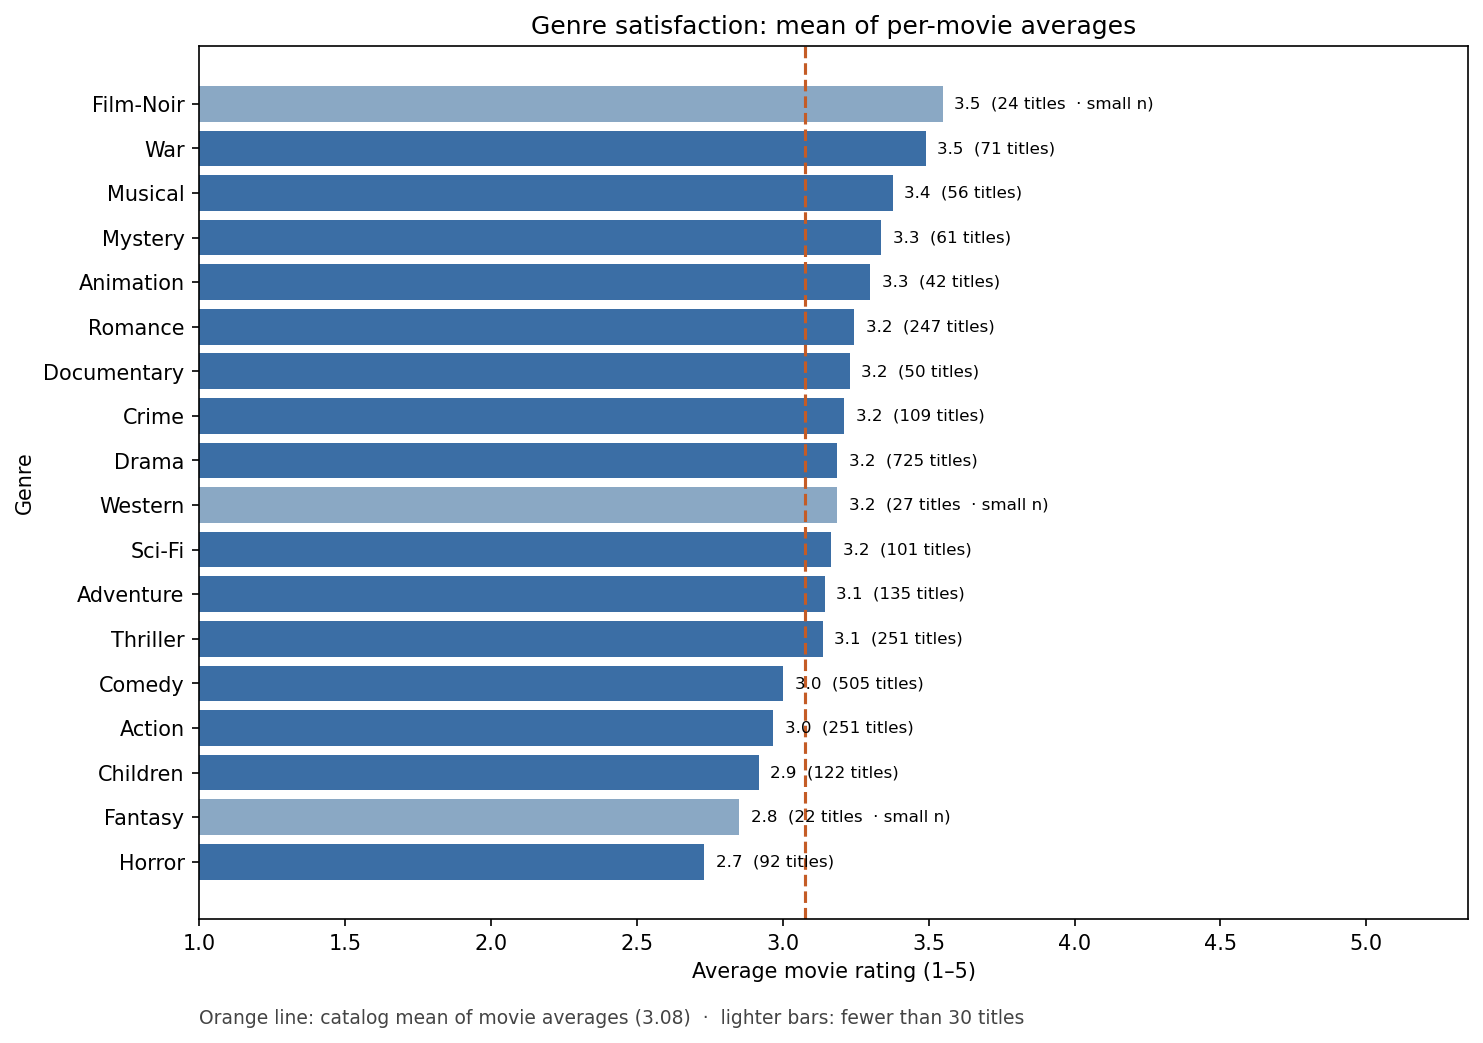

Python code for this plot:
import json
from pathlib import Path

import matplotlib.pyplot as plt
import pandas as pd

from movies import DATA_PATH, explode_genres

CHART_PATH = Path(__file__).resolve().parent / "genre_satisfaction.png"
JSON_PATH = Path(__file__).resolve().parent / "genre_satisfaction.json"
SMALL_N_THRESHOLD = 30
RATING_SCALE = [1, 5]


def movie_level_stats(ratings: pd.DataFrame) -> pd.DataFrame:
    return (
        ratings.groupby("movie_id", as_index=False)
        .agg(
            avg_rating=("rating", "mean"),
            n_ratings=("rating", "size"),
            genres=("genres", "first"),
        )
    )


def genre_satisfaction(
    ratings: pd.DataFrame, small_n_threshold: int = SMALL_N_THRESHOLD
) -> tuple[pd.DataFrame, float]:
    movies = movie_level_stats(ratings)
    overall_movie_mean = float(movies["avg_rating"].mean())
    exploded = explode_genres(movies)

    by_genre = (
        exploded.groupby("genre", as_index=False)
        .agg(
            avg_rating=("avg_rating", "mean"),
            n_movies=("movie_id", "nunique"),
            n_ratings=("n_ratings", "sum"),
        )
        .sort_values("avg_rating", ascending=False, kind="mergesort")
        .reset_index(drop=True)
    )
    by_genre["delta_vs_overall"] = by_genre["avg_rating"] - overall_movie_mean
    by_genre["small_n"] = by_genre["n_movies"] < small_n_threshold
    return by_genre, overall_movie_mean


def satisfaction_payload(
    by_genre: pd.DataFrame, overall_movie_mean: float, small_n_threshold: int = SMALL_N_THRESHOLD
) -> dict:
    genres = []
    for row in by_genre.itertuples(index=False):
        genres.append(
            {
                "genre": row.genre,
                "avg_rating": round(float(row.avg_rating), 2),
                "n_movies": int(row.n_movies),
                "n_ratings": int(row.n_ratings),
                "delta_vs_overall": round(float(row.delta_vs_overall), 2),
                "small_n": bool(row.small_n),
            }
        )
    return {
        "overall_movie_mean": round(overall_movie_mean, 2),
        "rating_scale": RATING_SCALE,
        "method": "mean of per-movie means; hybrids exploded",
        "small_n_threshold": small_n_threshold,
        "genres": genres,
    }


def plot_genre_satisfaction(by_genre: pd.DataFrame, overall_movie_mean: float) -> None:
    plot_df = by_genre.sort_values("avg_rating", ascending=True, kind="mergesort")
    colors = ["#8aa8c4" if small else "#3b6ea5" for small in plot_df["small_n"]]
    fig, ax = plt.subplots(figsize=(10, 7))
    ax.barh(plot_df["genre"], plot_df["avg_rating"], color=colors)
    ax.axvline(overall_movie_mean, color="#c45c26", linestyle="--", linewidth=1.5)
    ax.set_xlabel("Average movie rating (1–5)")
    ax.set_ylabel("Genre")
    ax.set_title("Genre satisfaction: mean of per-movie averages")
    ax.set_xlim(1, 5.35)
    for y, avg, n, small in zip(
        range(len(plot_df)), plot_df["avg_rating"], plot_df["n_movies"], plot_df["small_n"]
    ):
        note = "  | small n" if small else ""
        ax.text(avg + 0.04, y, f"{avg:.1f}  ({n} titles{note})", va="center", fontsize=8)
    ax.annotate(
        f"Orange line: catalog mean of movie averages ({overall_movie_mean:.2f})  |  "
        f"lighter bars: fewer than {SMALL_N_THRESHOLD} titles",
        xy=(0, -0.12),
        xycoords="axes fraction",
        fontsize=9,
        color="#444444",
    )
    fig.tight_layout()
    fig.savefig(CHART_PATH, dpi=150, bbox_inches="tight")
    if plt.get_backend().lower() != "agg":
        plt.show()


def main() -> None:
    ratings = pd.read_csv(DATA_PATH)
    by_genre, overall_movie_mean = genre_satisfaction(ratings)
    payload = satisfaction_payload(by_genre, overall_movie_mean)

    JSON_PATH.write_text(json.dumps(payload, indent=2), encoding="utf-8")

    print(f"Catalog mean (each movie equal): {overall_movie_mean:.2f} / 5")
    print("Method: mean of per-movie means; hybrids count toward each genre.")
    print()
    print(
        by_genre.to_string(
            index=False,
            formatters={
                "avg_rating": "{:.2f}".format,
                "delta_vs_overall": "{:+.2f}".format,
            },
        )
    )
    highest = by_genre.iloc[0]
    lowest = by_genre.iloc[-1]
    print()
    print(
        f"Highest: {highest.genre} ({highest.avg_rating:.1f})  |  "
        f"Lowest: {lowest.genre} ({lowest.avg_rating:.1f})"
    )
    print(f"JSON saved to {JSON_PATH}")

    plot_genre_satisfaction(by_genre, overall_movie_mean)
    print(f"Chart saved to {CHART_PATH}")


if __name__ == "__main__":
    main()
